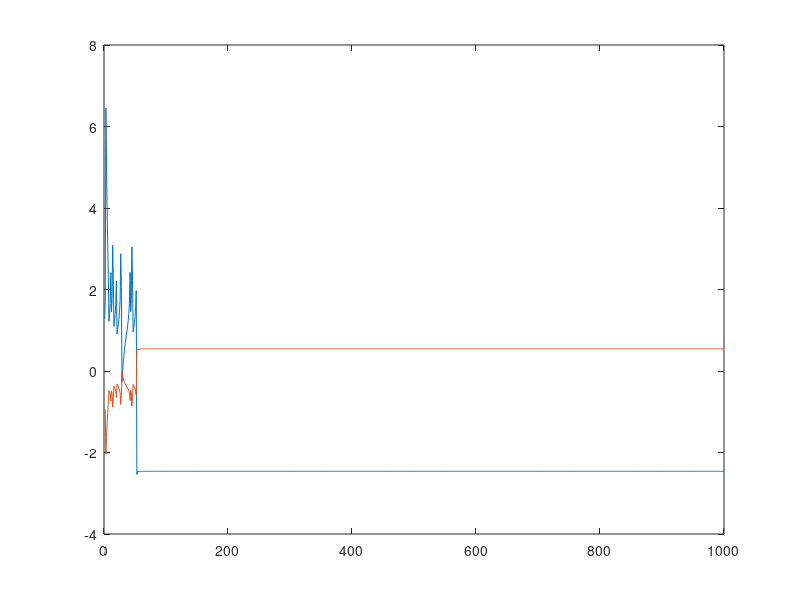

Write the MATLAB code that produced this figure.
clear all;
close all;

deflation = 0.2;
%deflation = 1;

A = [1 2; 3 4];
B = [0 1; -1 0];

x = [1; -1];
%b = [0; 0.5];
b = [0; 1];

history = [];
for ii = 1:1000
  %x = inv(A + norm(x) * B) * b;
  x = (1 - deflation) * x + deflation * inv(A + norm(x) * B) * b;
  history = [history, x];
end

plot(history')
%semilogy(abs(diff(history')))
history(:, end)
